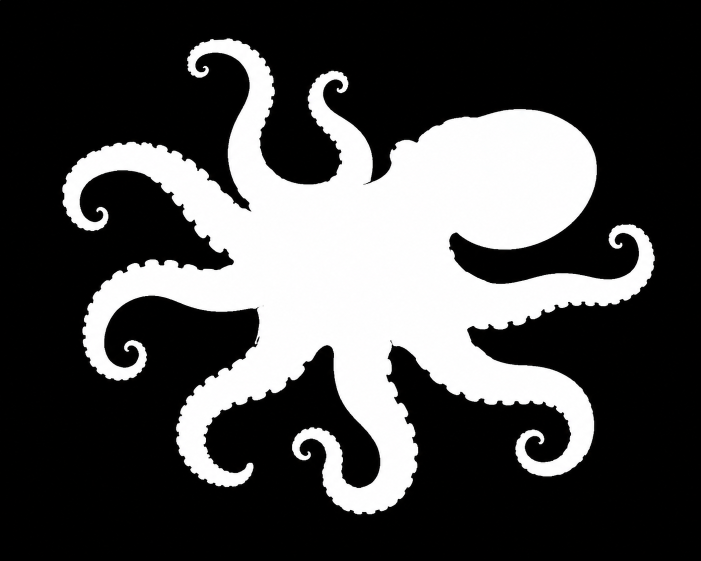
#> input picture test3.png, 1402 x 1122 px (shown at 1/2 size)
$ python thinning.py
#> lines starting #> are read from the running program, lines starting #| are printed output that depends on the picture; after the words box and inside, x2 and y2 are one past the last pixel; in counts of white or black regions, pixels touching at a corner belong together
import cv2
import numpy as np
from scipy.spatial import Delaunay
image=cv2.imread('test3.png')
#> image is the input picture: shape (1122, 1402, 3); mean B, G, R 72.7, 72.7, 72.8
image=cv2.resize((image), (800, 600))
#> image: shape (600, 800, 3)
image1 = cv2.cvtColor(image, cv2.COLOR_BGR2GRAY)
image12=image1.copy()
image14=image1.copy()
_,image1=cv2.threshold(image1,127,255,cv2.THRESH_BINARY)
#> image1: shape (600, 800); 28.6% white; 1 white region, box (x1, y1, x2, y2) and area: (71, 41, 747, 550) 137229
image= cv2.ximgproc.thinning(image1,thinningType =cv2.ximgproc.THINNING_ZHANGSUEN)
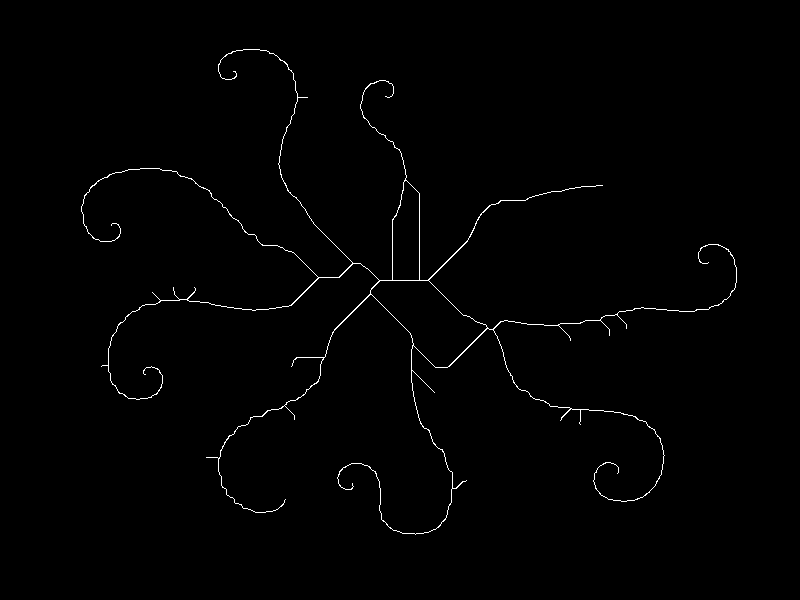
#> image: shape (600, 800); 0.8% white in thin lines or dots, all inside (x1, y1, x2, y2) = (81, 49, 737, 535)
image2=(image)
image1[image2 == 255] = [0]
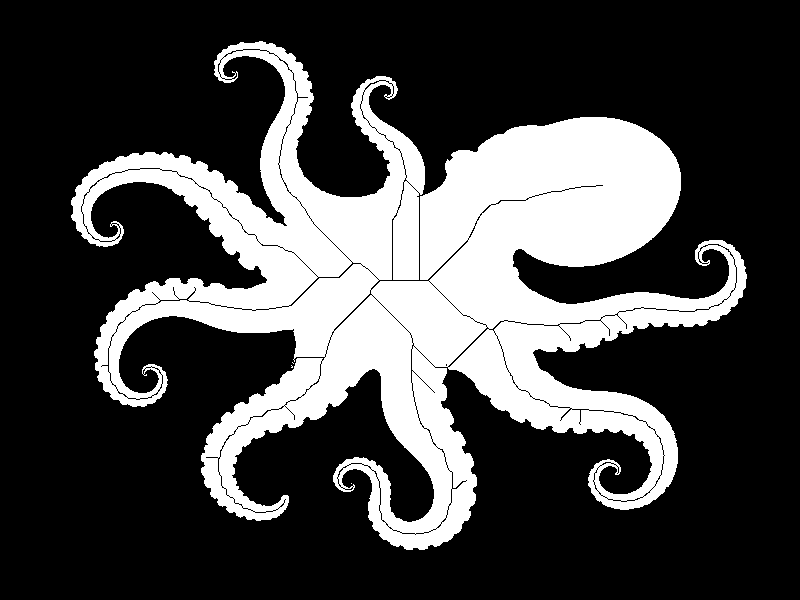
#> image1: shape (600, 800); 27.8% white; 4 white regions (3 under 20 px), largest, box (x1, y1, x2, y2) and area: (71, 41, 747, 550) 133369
cv2.imshow('image', image1)
cv2.imshow('thinning', image2)

count=np.sum(image2==255)
#> count = 3853
print("Number of white pixels in the thinned image:", count)
#| Number of white pixels in the thinned image: 3853


image10=(image2 > 0).astype(np.uint8)
filtre= np.array([[1,1,1],[1,10,1],[1,1,1]])
conv = cv2.filter2D(image10, -1, filtre, borderType=cv2.BORDER_CONSTANT)
end=np.argwhere((image10==1) & (conv==11))
#> end = 24 rows, first 8: [71, 233], [96, 385], [97, 307], [185, 602], [225, 111], [262, 708], [287, 173], [287, 194]
branch=np.argwhere((image10==1) & (conv>=13))
#> branch = 1141 pairs, first value 51 to 528, second value 84 to 733
normal=np.argwhere((image10==1) & (conv==12))
#> normal = 2688 pairs, first value 49 to 534, second value 81 to 736
image11=cv2.cvtColor((image10*255),cv2.COLOR_GRAY2BGR)
for y,x in end:
    cv2.circle(image11, (x,y), 10, (0,0,255), -1)   # red
#> this loop made 24 passes
#> (y, x) on passes 1 to 12: (71, 233), (96, 385), (97, 307), (185, 602), (225, 111), (262, 708), (287, 173), (287, 194), (292, 152), (328, 626), (335, 609), (340, 570)
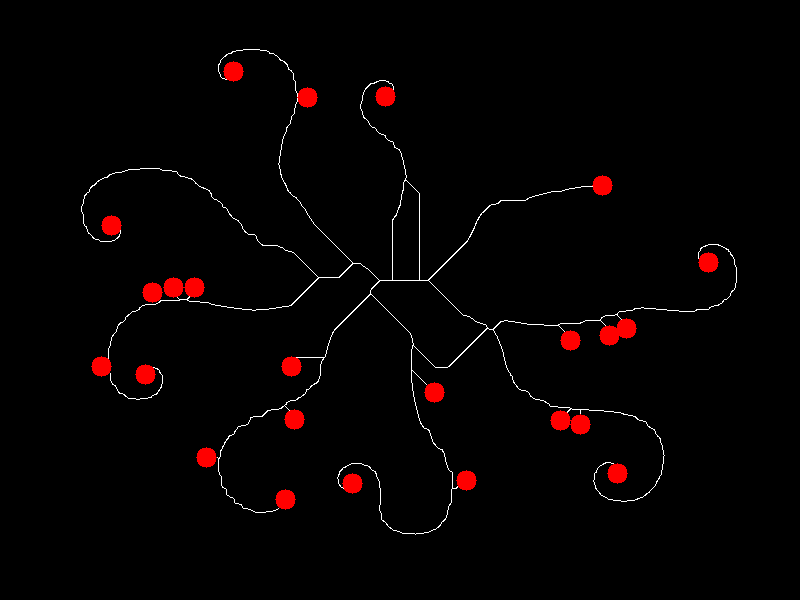
#> image11: shape (600, 800, 3); mean B, G, R 1.9, 1.9, 5.9
for y,x in branch:
    cv2.circle(image11, (x,y), 1, (255,0,0), -1)   # green
#> this loop made 1141 passes
#> (y, x) on passes 1 to 3: (51, 232), (51, 233), (52, 231)
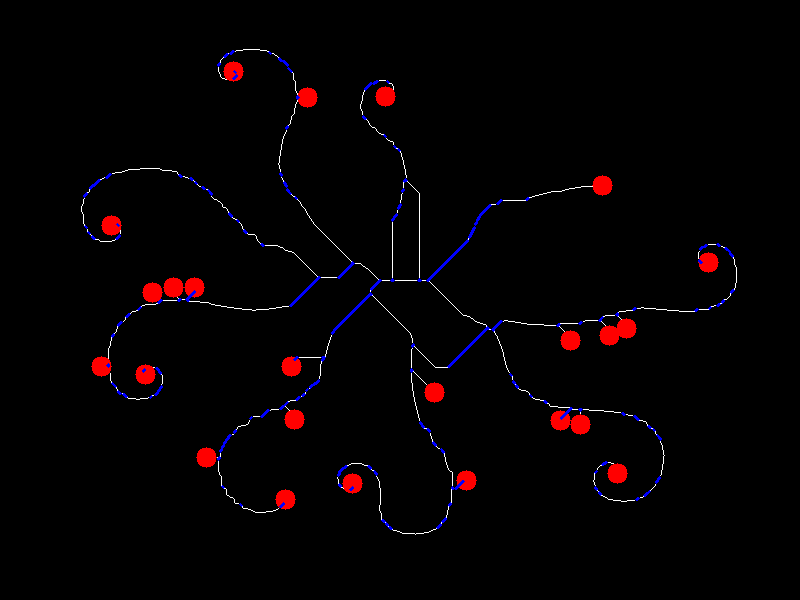
#> image11: shape (600, 800, 3); 0.61% of pixels changed, all inside (x1, y1, x2, y2) = (83, 50, 735, 530)
for y,x in normal:
    cv2.circle(image11, (x,y), 1, (255,0,0), -1)   # blue
#> this loop made 2688 passes
#> (y, x) on passes 1 to 3: (49, 243), (49, 244), (49, 245)
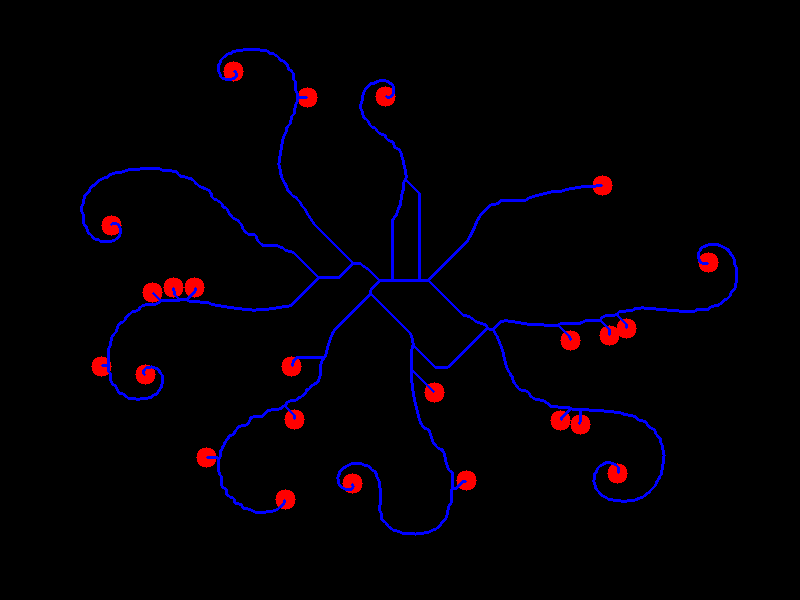
#> image11: shape (600, 800, 3); 1.61% of pixels changed, all inside (x1, y1, x2, y2) = (80, 48, 738, 536)
cv2.imshow('EndPoints', image11)
image1=cv2.cvtColor(image1,cv2.COLOR_GRAY2BGR)
mask=np.all(image11==[0,0,255],axis=-1)
#> mask: shape (600, 800) bool; 1.4% white; 22 white regions (1 under 20 px)
image1[mask]=[0,0,255]
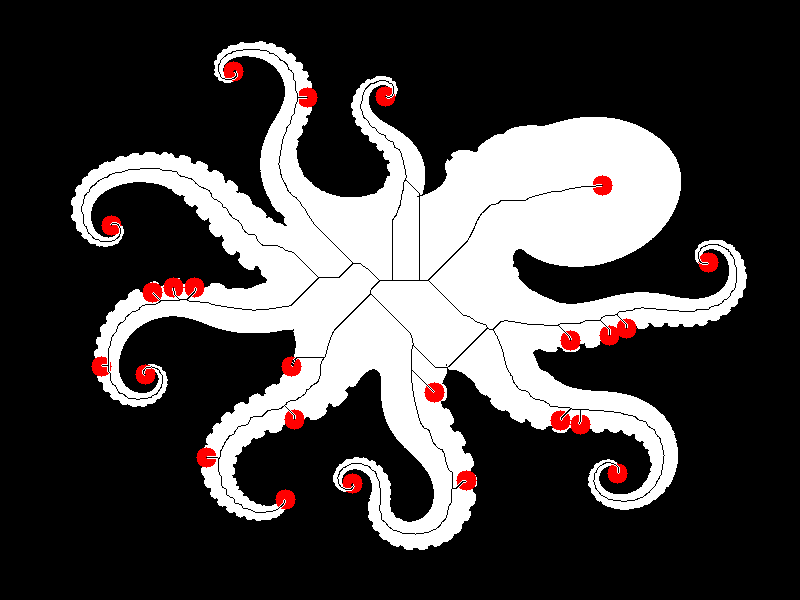
#> image1: shape (600, 800, 3); mean B, G, R 68.6, 68.6, 72.2
cv2.imshow('merge', image1)
# cv2.waitKey(20000)
_,image12=cv2.threshold(image12,127,255,cv2.THRESH_BINARY)

contours, _ = cv2.findContours(image12, cv2.RETR_EXTERNAL, cv2.CHAIN_APPROX_SIMPLE)
#> contours = 1 contour; box (x1, y1, x2, y2) and area: (71, 41, 747, 550) 134470
image12=cv2.cvtColor(image12,cv2.COLOR_GRAY2BGR)
print("Number of contours found:", len(contours))
#| Number of contours found: 1
contour=max(contours, key=cv2.contourArea)
#> contour = contour of 2953 points, box (x1, y1, x2, y2) (71, 41, 747, 550), area 134470
cv2.drawContours(image12, [contour], 0, (0,255,0), 3)
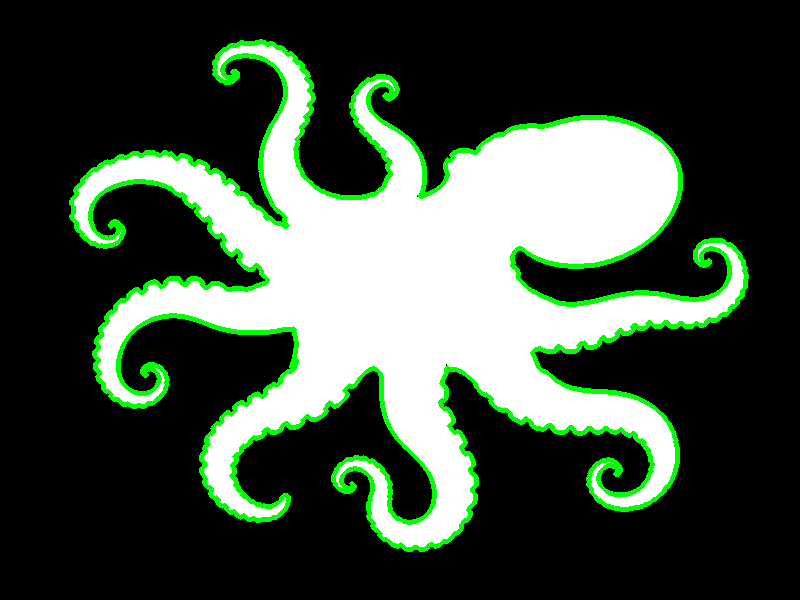
#> image12: shape (600, 800, 3); mean B, G, R 64.3, 78.7, 64.3
# cv2.imshow('contours', image12)
cv2.waitKey(0)
# [12 lines of commented-out code are left out]

$ run again, with test1.png copied over test3.png
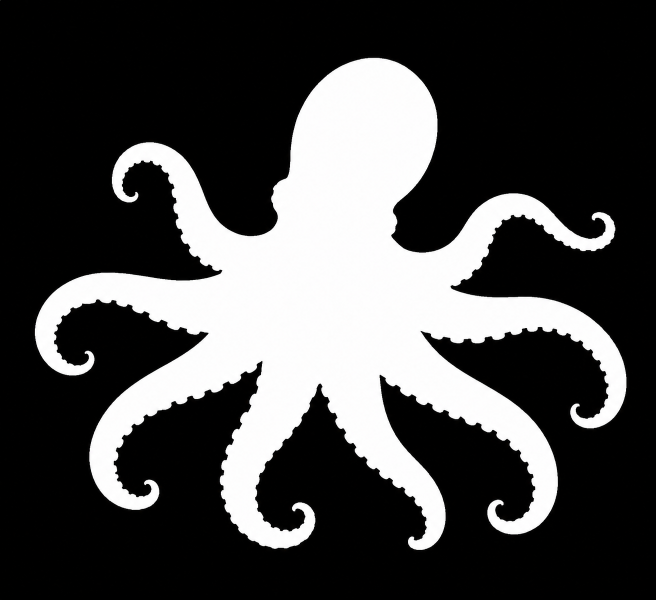
#> input picture test1.png, 1312 x 1199 px (shown at 1/2 size)
#> image is the input picture: shape (1199, 1312, 3); mean B, G, R 71.4, 71.4, 71.5
#> `image1[image2 == 255] = [0]`:
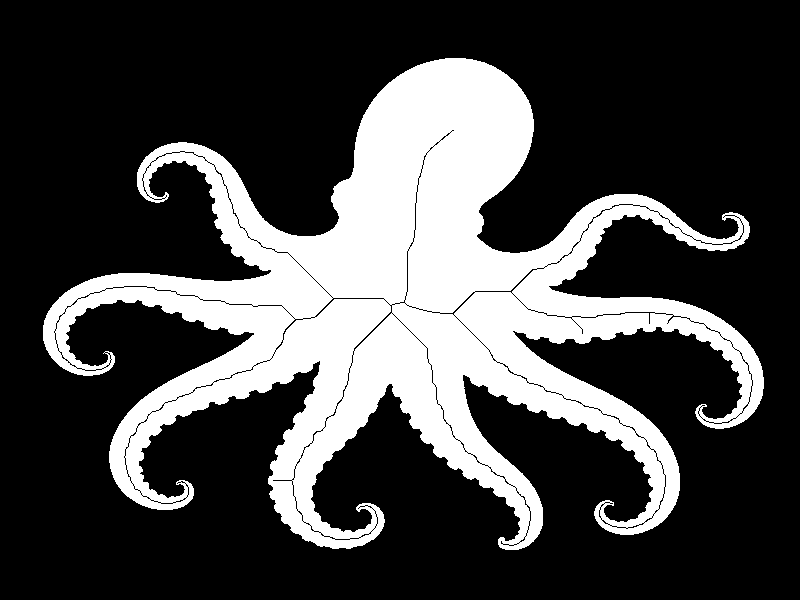
#> image1: shape (600, 800); 27.5% white; 1 white region, box (x1, y1, x2, y2) and area: (43, 58, 764, 550) 131820
#> count = 3354
#| Number of white pixels in the thinned image: 3354
#> image10: shape (600, 800); values 0 (black) and 1 (white), 0.7% white in thin lines or dots, all inside (x1, y1, x2, y2) = (54, 130, 753, 546)
#> end = 13 rows, first 8: [130, 453], [195, 166], [217, 723], [323, 649], [323, 667], [333, 582], [353, 104], [405, 704]
#> branch = 1016 pairs, first value 133 to 543, second value 57 to 750
#> normal = 2325 pairs, first value 130 to 545, second value 54 to 752
#> the loop `for y,x in end:` made 13 passes
#> the loop `for y,x in branch:` made 1016 passes
#> (y, x) on passes 1 to 3: (133, 448), (133, 449), (134, 447)
#> the loop `for y,x in normal:` made 2325 passes
#> (y, x) on passes 1 to 3: (130, 452), (131, 451), (132, 450)
#> mask: shape (600, 800) bool; 0.77% white; 12 white regions
#> contours = 1 contour; box (x1, y1, x2, y2) and area: (43, 58, 764, 550) 132546
#| Number of contours found: 1
#> contour = contour of 2842 points, box (x1, y1, x2, y2) (43, 58, 764, 550), area 132546
#> `cv2.drawContours(image12, [contour], 0, (0,255,0), 3)`:
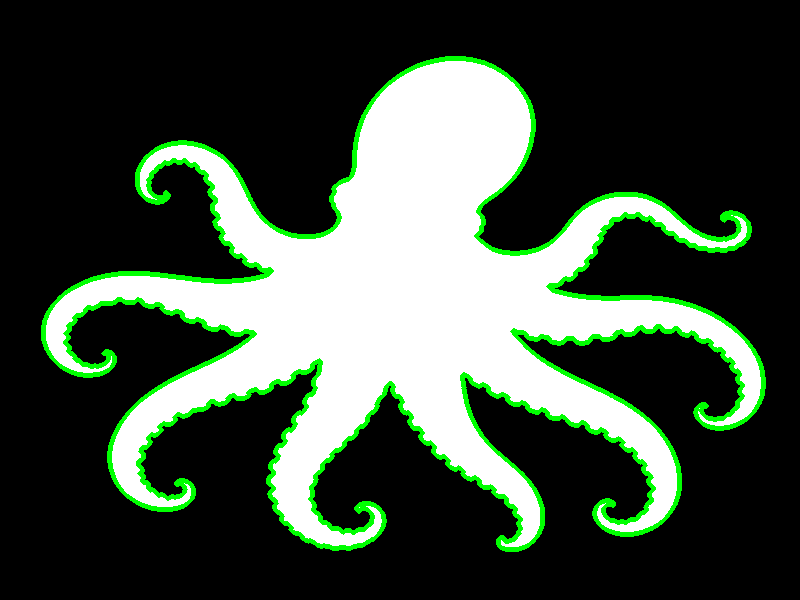
#> image12: shape (600, 800, 3); mean B, G, R 63.5, 77.3, 63.5

$ run again, with test2.png copied over test3.png
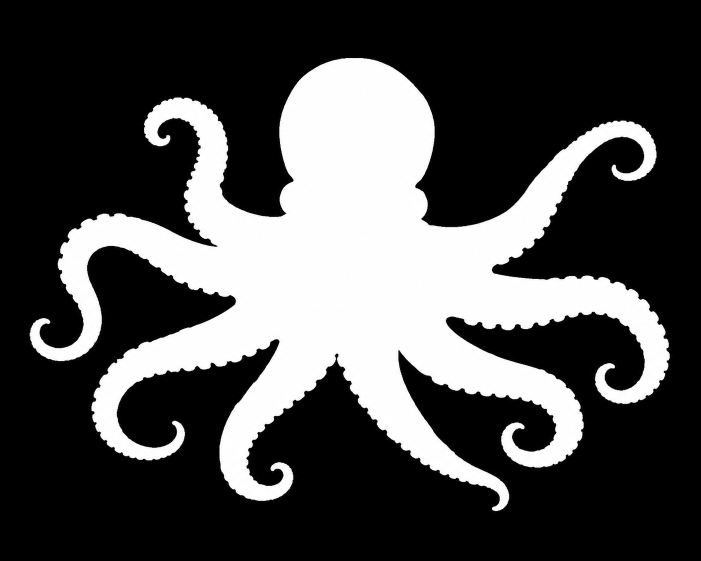
#> input picture test2.png, 1402 x 1122 px (shown at 1/2 size)
#> image is the input picture: shape (1122, 1402, 3); mean B, G, R 74.9, 74.9, 75
#> count = 3568
#| Number of white pixels in the thinned image: 3568
#> image10: shape (600, 800); values 0 (black) and 1 (white), 0.74% white in thin lines or dots, all inside (x1, y1, x2, y2) = (39, 115, 749, 544)
#> end = 16 rows, first 8: [147, 191], [160, 404], [169, 227], [179, 700], [208, 216], [282, 74], [341, 558], [342, 579]
#> branch = 1196 pairs, first value 117 to 542, second value 41 to 745
#> normal = 2356 pairs, first value 115 to 543, second value 39 to 748
#> the loop `for y,x in end:` made 16 passes
#> the loop `for y,x in branch:` made 1196 passes
#> (y, x) on passes 1 to 3: (117, 191), (117, 192), (118, 190)
#> after the loop `for y,x in branch:`:
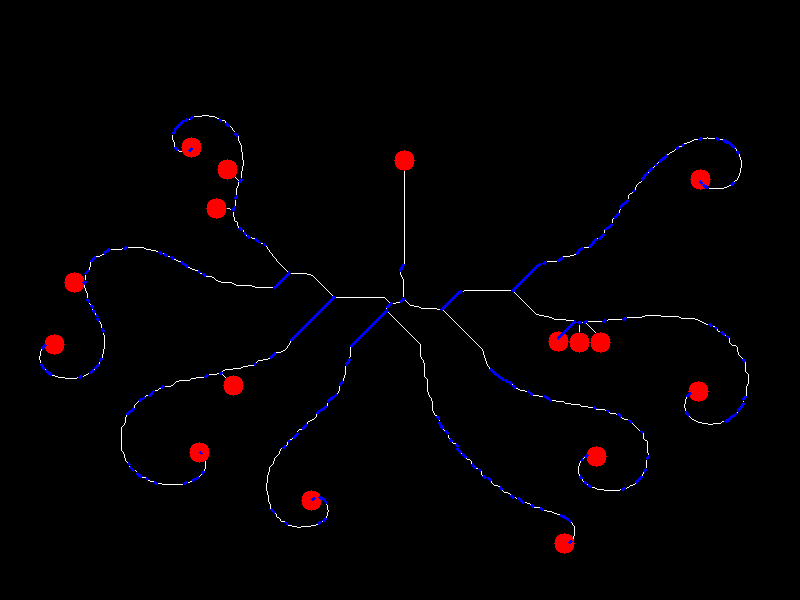
#> image11: shape (600, 800, 3); mean B, G, R 2.8, 1.1, 3.7
#> the loop `for y,x in normal:` made 2356 passes
#> (y, x) on passes 1 to 3: (115, 202), (115, 203), (115, 204)
#> mask: shape (600, 800) bool; 0.96% white; 14 white regions
#> contours = 1 contour; box (x1, y1, x2, y2) and area: (34, 62, 764, 547) 138704
#| Number of contours found: 1
#> contour = contour of 3012 points, box (x1, y1, x2, y2) (34, 62, 764, 547), area 138704
#> `cv2.drawContours(image12, [contour], 0, (0,255,0), 3)`:
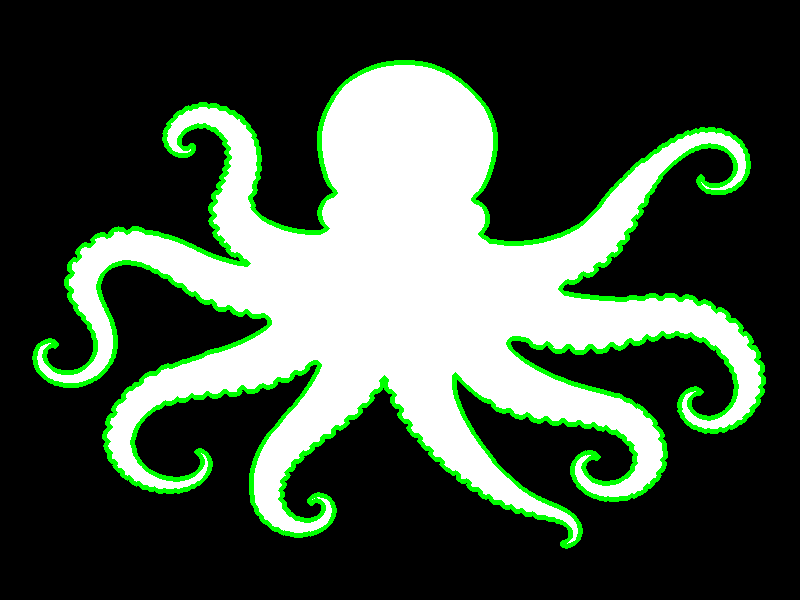
#> image12: shape (600, 800, 3); mean B, G, R 66.5, 81, 66.5

$ run again, with test4.png copied over test3.png
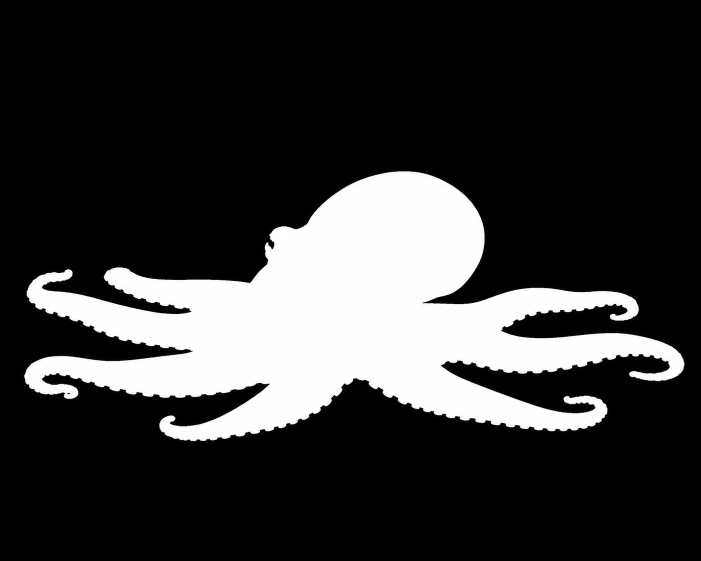
#> input picture test4.png, 1402 x 1122 px (shown at 1/2 size)
#> image is the input picture: shape (1122, 1402, 3); mean B, G, R 52.3, 52.3, 52.4
#> count = 2369
#| Number of white pixels in the thinned image: 2369
#> image10: shape (600, 800); values 0 (black) and 1 (white), 0.49% white in thin lines or dots, all inside (x1, y1, x2, y2) = (39, 255, 772, 463)
#> end = [[256, 470], [260, 305], [294, 76], [294, 129], [338, 699], [378, 697], [400, 722], [428, 647], [447, 195]]
#> branch = 496 pairs, first value 255 to 461, second value 40 to 769
#> normal = 1864 pairs, first value 255 to 462, second value 39 to 771
#> the loop `for y,x in end:` made 9 passes
#> the loop `for y,x in branch:` made 496 passes
#> (y, x) on passes 1 to 3: (255, 455), (255, 456), (256, 453)
#> the loop `for y,x in normal:` made 1864 passes
#> (y, x) on passes 1 to 3: (255, 457), (255, 458), (255, 459)
#> mask: shape (600, 800) bool; 0.54% white; 9 white regions
#> contours = 1 contour; box (x1, y1, x2, y2) and area: (28, 183, 781, 472) 96917
#| Number of contours found: 1
#> contour = contour of 1851 points, box (x1, y1, x2, y2) (28, 183, 781, 472), area 96917
#> `cv2.drawContours(image12, [contour], 0, (0,255,0), 3)`:
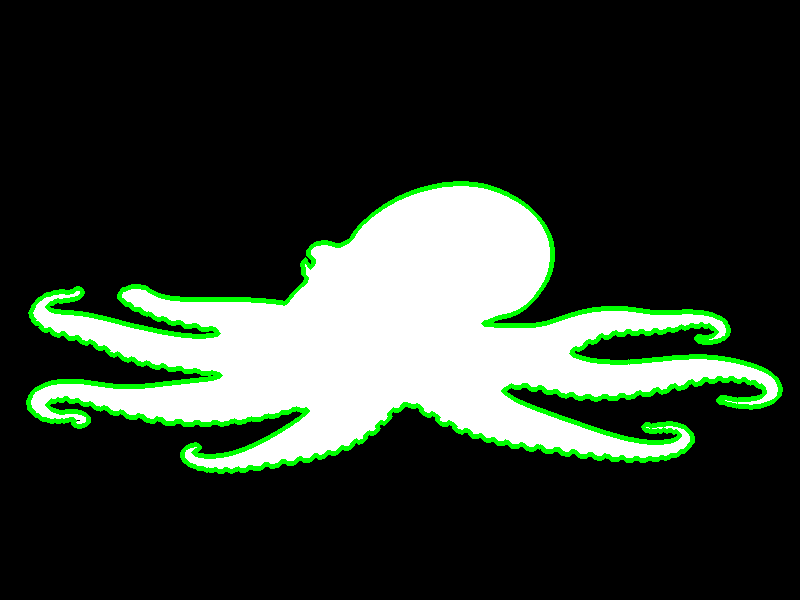
#> image12: shape (600, 800, 3); mean B, G, R 46.4, 56.6, 46.4
